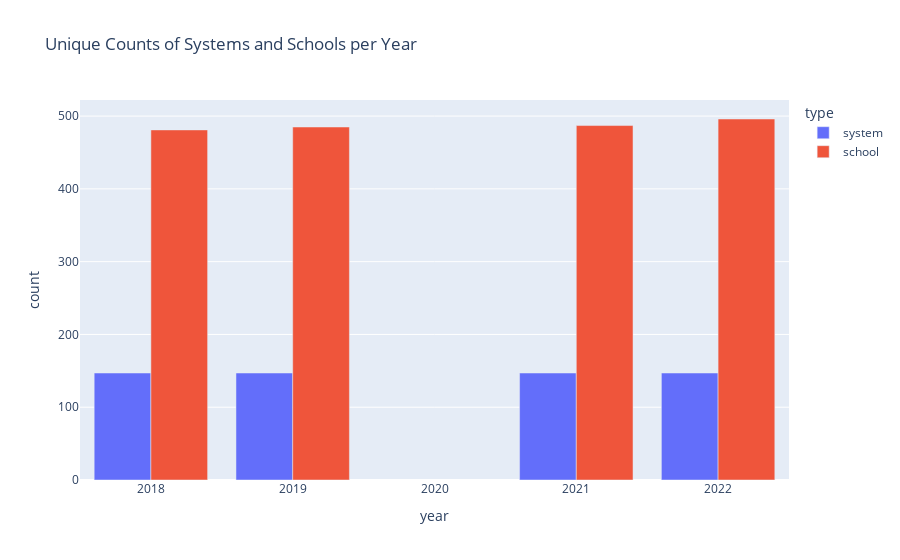

The code cell stored with this chart in its notebook:
### Code cell
# Calculate the number of unique systems and schools in each year
unique_counts = assessments.groupby('year').agg({'system': pd.Series.nunique, 'school': pd.Series.nunique}).reset_index()

# Melt the DataFrame to get it in the right format for plotting
melted_counts = unique_counts.melt(id_vars='year', var_name='type', value_name='count')

# Create a bar chart with Plotly
fig = px.bar(melted_counts, x='year', y='count', color='type', barmode='group', title='Unique Counts of Systems and Schools per Year')

# Show the chart
fig.show()

### Figure 1 — Plotly figure (JSON) as saved in the notebook; plotly's stock layout.template omitted (floating-point values rounded to 4 significant figures)
{"data": [{"alignmentgroup": "True", "hovertemplate": "type=system<br>year=%{x}<br>count=%{y}<extra></extra>", "legendgroup": "system", "marker": {"color": "#636efa", "pattern": {"shape": ""}}, "name": "system", "offsetgroup": "system", "orientation": "v", "showlegend": true, "textposition": "auto", "type": "bar", "x": [2018, 2019, 2021, 2022], "xaxis": "x", "y": [147, 147, 147, 147], "yaxis": "y"}, {"alignmentgroup": "True", "hovertemplate": "type=school<br>year=%{x}<br>count=%{y}<extra></extra>", "legendgroup": "school", "marker": {"color": "#EF553B", "pattern": {"shape": ""}}, "name": "school", "offsetgroup": "school", "orientation": "v", "showlegend": true, "textposition": "auto", "type": "bar", "x": [2018, 2019, 2021, 2022], "xaxis": "x", "y": [481, 485, 487, 496], "yaxis": "y"}], "layout": {"barmode": "group", "legend": {"title": {"text": "type"}, "tracegroupgap": 0}, "title": {"text": "Unique Counts of Systems and Schools per Year"}, "xaxis": {"anchor": "y", "domain": [0, 1], "title": {"text": "year"}}, "yaxis": {"anchor": "x", "domain": [0, 1], "title": {"text": "count"}}}}
